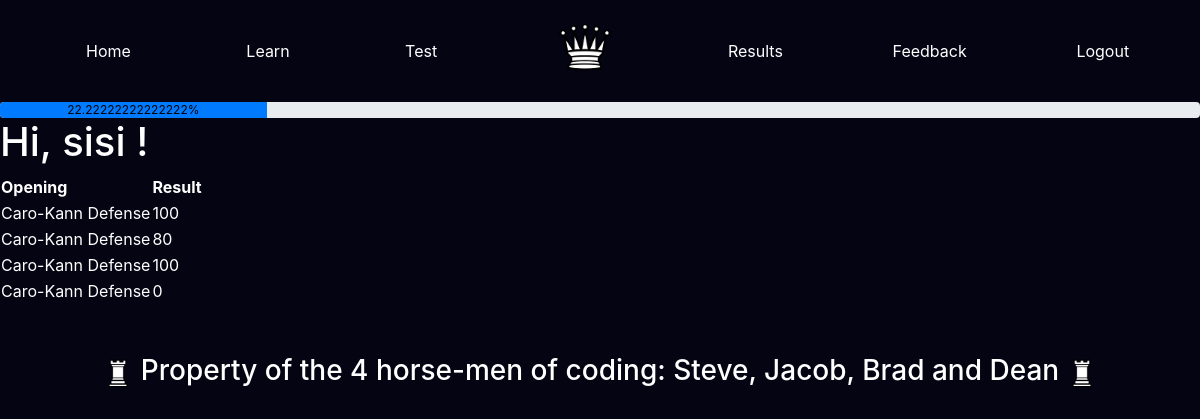
Page /results/Caro-Kann Defense/ (signed in) on the committed database.
### app/models.py (models this page shows, shortened)
class User(UserMixin, db.Model):
    id = db.Column(db.Integer, primary_key=True)
    username = db.Column(db.String(64), index=True, unique=True)
    email = db.Column(db.String(120), index=True, unique=True)
    password_hash = db.Column(db.String(128))
    posts = db.relationship('Post', backref='author', lazy='dynamic')
    results = db.relationship('Results', backref = 'student', lazy = 'dynamic')

class Results(db.Model):
    id = db.Column(db.Integer, primary_key=True)
    opening = db.Column(db.String(140))
    result =db.Column(db.Integer)
    incorrect = db.Column(db.ARRAY(db.String(140)))
    passed = db.Column(db.Boolean)
    timestamp = db.Column(db.DateTime, index=True, default=datetime.utcnow)
    user_id = db.Column(db.Integer, db.ForeignKey('user.id'))

### app/routes.py (the view)
@app.route('/results/<opening>/', methods=['GET', 'POST'])
@login_required
def results(opening):
    res = Results.query.filter_by(user_id = current_user.id, passed = True)
    openings = []
    for r in res:
        openings.append(r.opening)
    numerator = len(set(openings))
    denominator = Openings.query.all()
    denominator = len(denominator)
    complete = str((numerator/denominator)*100 ) + '%'
    u = User.query.get(current_user.id)
    res = Results.query.filter_by(user_id = current_user.id, opening = opening)
    return render_template('results.html', title='results', query = res, prog=complete)

### app/models.py (called while the page is built)
@login.user_loader
def load_user(id):
    return User.query.get(int(id))

### app/templates/results.html
{% extends "base.html" %}
{% block content %}
<h1>Hi, {{current_user.username}} ! </h1>
<table>
<tr>
    <th>Opening</th>
    <th>Result</th>
</tr>
{% for r in query %}
<tr>
    <td>
        {{r.opening}}
    </td>
    <td>
        {{r.result}}
    </td>
</tr>
{% endfor %}
</table>
{% include "footer.html" %}
{% endblock %}

### app/templates/base.html (shortened to what this page needs)
<!DOCTYPE html>
<html>
    <head>
        <link rel="stylesheet" href="https://maxcdn.bootstrapcdn.com/bootstrap/4.5.2/css/bootstrap.min.css">
  </head>
  <body>
    <nav class="navbar navbar-expand-sm justify-content-center" style="background-color: rgb(5, 4, 19); padding-left: 2.6%;">
      <ul class="navbar-nav nav-fill w-100">
        <li class="nav-item" style="padding-top: 2%; padding-right: 0.5%;">
          <a class="nav-link" href="{{ url_for('index') }}">Home</a>
        </li>
        <li class="nav-item" style="padding-top: 2%; padding-right: 0.5%;">
          <a class="nav-link" href="{{ url_for('newLearn') }}">Learn</a>
        </li>
        <li class="nav-item" style="padding-top: 2%; padding-right: 0.5%;">
          <a class="nav-link" href="{{ url_for('newTest') }}">Test</a>
        </li>
        <a class="navbar-brand mx-auto" href="#" style="padding-left: 5%; padding-right: 5%; padding-top: 0.75%;">
          <img src="/static/img/chesspieces/wikipedia/wQ.png" alt="logo" style="width:60px;">
        </a>
        <li class="nav-item" style="padding-top: 2%;">
          <a class="nav-link" href="{{ url_for('selectresult') }}">Results</a>
        </li>
        <li class="nav-item" style="padding-top: 2%;">
          <a class="nav-link" href="{{ url_for('feedback2') }}">Feedback</a>
        </li>
        <li class="nav-item" style="padding-top: 2%;">
          <a class="nav-link" href="{{ url_for('logout') }}">Logout</a>
        </li>
      </ul>
    </nav>
    <div class = "progress" style="margin-top: 1%;">
      <div class = "progress-bar" role = "progressbar" style = "width: {{prog}}; color: black;";  aria-valuemin="0" aria-valuemax="100">{{prog}}</div>
    </div>
        {% block content %}{% endblock %}
    </body>
</html>

### app/templates/footer.html (shortened to what this page needs)
<!DOCTYPE html>
<html>
    <head>
        <link rel="stylesheet" href="https://maxcdn.bootstrapcdn.com/bootstrap/4.5.2/css/bootstrap.min.css">
  </head>
    <body>
      <div id='footer' class="text-align">
        <h3>
          <img src="static/img/chesspieces/wikipedia/wR.png" alt="footerking" style="height: 40px; width:30px;">
          Property of the 4 horse-men of coding: Steve, Jacob, Brad and Dean
          <img src="static/img/chesspieces/wikipedia/wR.png" alt="footerking" style="height: 40px; width:30px;">
        </h3>
      </div>
    </body>
</html>

### app/templates/base.html (style rules this page uses)
.nav-link { color: white; }

### app/templates/footer.html (style rules this page uses)
* { color: white; }
body { background-color: rgb(5, 4, 19); }
#footer { position:relative; bottom:0; width:100%; height:40px; padding-top: 2%; display: table; margin-top: 2%; margin-bottom: 1%; }
.text-align { display: table-cell; vertical-align: middle; text-align: center; }

### rows in the picture
User: username "sisi"
Results: opening "Caro-Kann Defense", result "100"
Results: opening "Caro-Kann Defense", result "80"
Results: opening "Caro-Kann Defense", result "100"
Results: opening "Caro-Kann Defense", result "0"

### other values in the picture
{{ prog }} "22.22222222222222%"
